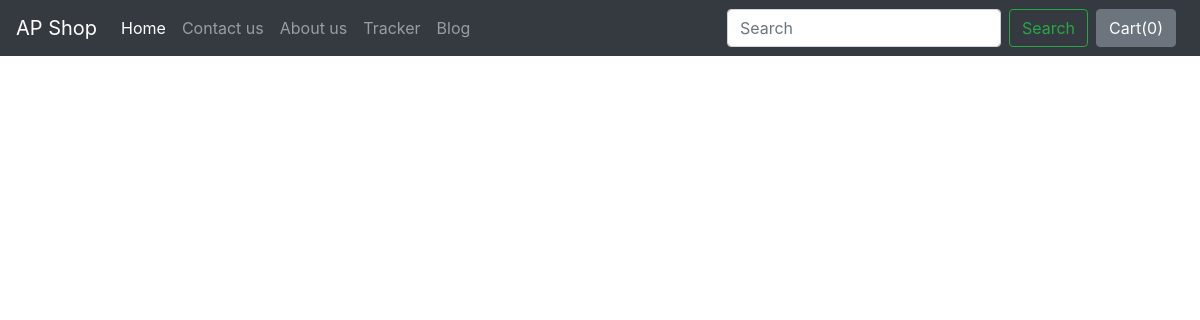
/blog/, run on an earlier commit of the app's database.
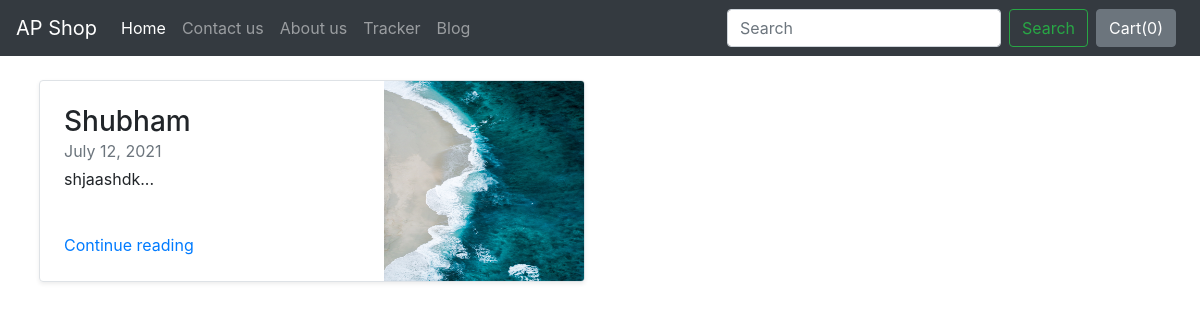
And on a later commit of the database.
### blog/models.py (models this page shows)
class Blogpost(models.Model):
    blog_id = models.AutoField(primary_key=True)
    title = models.CharField(max_length=500,default="")
    head0 = models.CharField(max_length=5000,default="")
    chead0 = models.CharField(max_length=5000,default="")
    head1 = models.CharField(max_length=5000,default="")
    chead1 = models.CharField(max_length=5000,default="")
    head2 = models.CharField(max_length=5000,default="")
    chead2 = models.CharField(max_length=5000,default="")
    publish_date = models.DateField()
    thumbnail = models.ImageField(upload_to='shop/images')
    def __str__(self):
        return self.title

### blog/views.py (the view)
# urls.py: path('', views.index, name="BlogHome"),
def index(request):
    myposts = Blogpost.objects.all()
    print(myposts)
    return render(request, 'blog/index.html',{'myposts' : myposts})

### blog/templates/blog/index.html (shortened to what this page needs)
{% extends 'shop/basic.html' %}
{% block body %}
{% load static %}
<div class="row mb-2 my-4 mx-4">
  {% for item in myposts %}
  <div class="col-md-6">
    <div class="row no-gutters border rounded overflow-hidden flex-md-row mb-4 shadow-sm h-md-250 position-relative">
      <div class="col p-4 d-flex flex-column position-static">
        <h3 class="mb-0">{{ item.title }}</h3>
        <div class="mb-1 text-muted">{{ item.publish_date }}</div>
        <p class="card-text mb-auto">{{item.chead0|slice:100}}...</p>
        <a href="blogpost/{{item.blog_id}}" class="stretched-link">Continue reading</a>
      </div>
      <div class="col-auto d-none d-lg-block">
        <img src="/media/{{item.thumbnail}}" class="img-rounded" width="200px" height="200px" alt="">
      </div>
    </div>
  </div>
  {% endfor %}
</div>
{% endblock body %}

### shop/templates/shop/basic.html (shortened to what this page needs)
<!doctype html>
<html lang="en">
<head>
  <link rel="stylesheet" href="https://stackpath.bootstrapcdn.com/bootstrap/4.2.1/css/bootstrap.min.css"
>
</head>
<body>
  <nav class="navbar navbar-expand-lg navbar-dark bg-dark">
    <a class="navbar-brand" href="/shop">AP Shop</a>
    <div class="collapse navbar-collapse" id="navbarSupportedContent">
      <ul class="navbar-nav mr-auto">
        <li class="nav-item active">
          <a class="nav-link" href="/shop">Home <span class="sr-only">(current)</span></a>
        </li>
        <li class="nav-item">
          <a class="nav-link" href="/shop/contact/">Contact us</a>
        </li>
        <li class="nav-item">
          <a class="nav-link" href="/shop/about/">About us</a>
        </li>
        <li class="nav-item">
          <a class="nav-link" href="/shop/tracker/">Tracker</a>
        </li>
        <li class="nav-item">
          <a class="nav-link" href="/blog">Blog</a>
        </li>
      </ul>
      <form class="form-inline my-2 my-lg-0">
        <input class="form-control mr-sm-2" type="search" placeholder="Search" aria-label="Search">
        <button class="btn btn-outline-success my-2 my-sm-0" type="submit">Search</button>
      </form>
      <button id="popcart" type="button" class="btn btn-secondary mx-2" data-container="body"
      data-toggle="popover" data-placement="bottom" data-content="" data-html="true">
         Cart(<span id="cart">0</span>)
      </button>
    </div>
  </nav>
  {% block body %}
  {% endblock body %}
</body>
</html>

What changed in the data, as far as the page shows it:
added Blogpost: title "Shubham", publish_date "July 12, 2021", chead0 "shjaashdk", thumbnail (picture)
